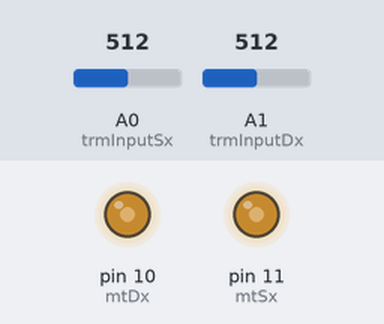
Simulated run of this sketch. Board: Arduino Uno, built with avr-gcc and run on an emulated ATmega328P. Parts: output pins drawn as LEDs (lit = HIGH). The test bench sets the inputs (shaded band); at power-on: A0 (trmInputSx) = 512, A1 (trmInputDx) = 512.

Above: at 1.2 s.
1.3 s: A0 (trmInputSx) set to 716
At 2.1 s:
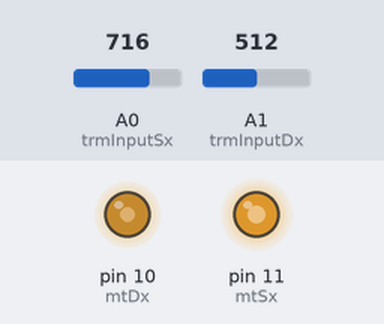
2.8 s: A1 (trmInputDx) set to 716
At 3.2 s:
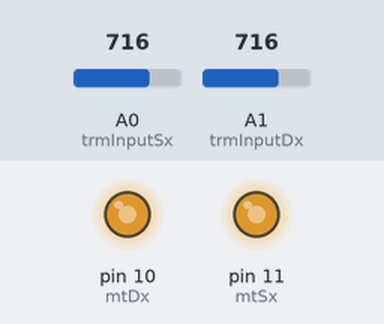
4.3 s: A0 (trmInputSx) set to 900
At 5.5 s:
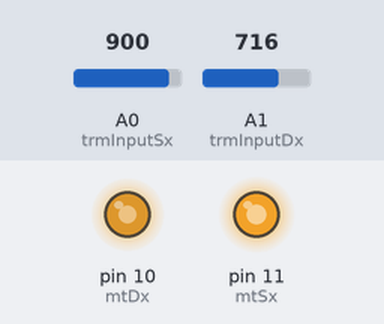
5.8 s: A1 (trmInputDx) set to 900
At 6.7 s:
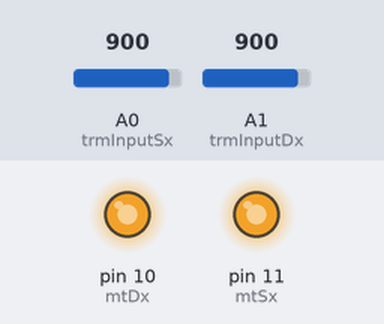
7.3 s: A0 (trmInputSx) set to 511
At 7.8 s:
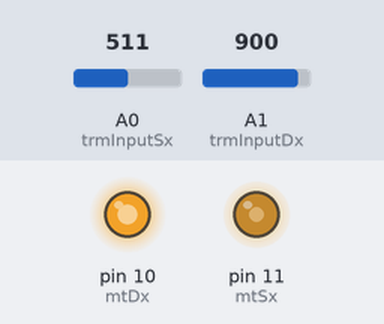
8.8 s: A1 (trmInputDx) set to 122
At 10.2 s:
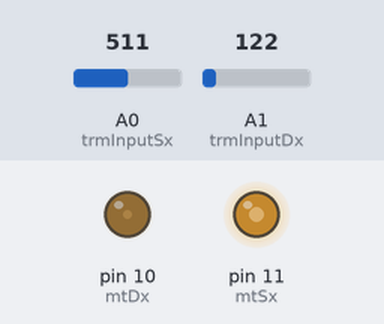
Timing chart, 0 to 11.3 s (numbered marks = the images above; inputs shaded):
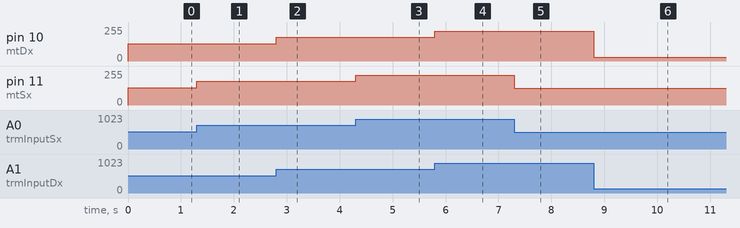

The sketch:

topomoto_001.ino
```cpp
//controllo 2 motori DC da 3,5 volt
/**
in questa versione la direzione del motore è sempre la stessa e per variare
la velocità di rotazione uso in input un trimmer che pilota
un'uscita PWM. Per fermare il motore si usa sempre il trimmer.
*/


//input del trimmer
const int trmInputSx = A0;
const int trmInputDx = A1;

const int mtSx = 11;
const int mtDx = 10;

int speedMtSx = 0;
int speedMtDx = 0;


void setup() {
  Serial.begin(9600);

}

void loop() {
  speedMtSx = analogRead(trmInputSx)/4;
  speedMtDx = analogRead(trmInputDx)/4;

  analogWrite(mtSx, speedMtSx);
  analogWrite(mtDx, speedMtDx);


}
```

Measured:
- after the input at 1.3 s, pin 11 (mtSx): 128/255 → 179/255 at once
- after the input at 2.8 s, pin 10 (mtDx): 128/255 → 179/255 at once
- after the input at 4.3 s, pin 11 (mtSx): 179/255 → 225/255 at once
- after the input at 5.8 s, pin 10 (mtDx): 179/255 → 225/255 at once
- after the input at 7.3 s, pin 11 (mtSx): 225/255 → 127/255 at once
- after the input at 8.8 s, pin 10 (mtDx): 225/255 → 30/255 at once
